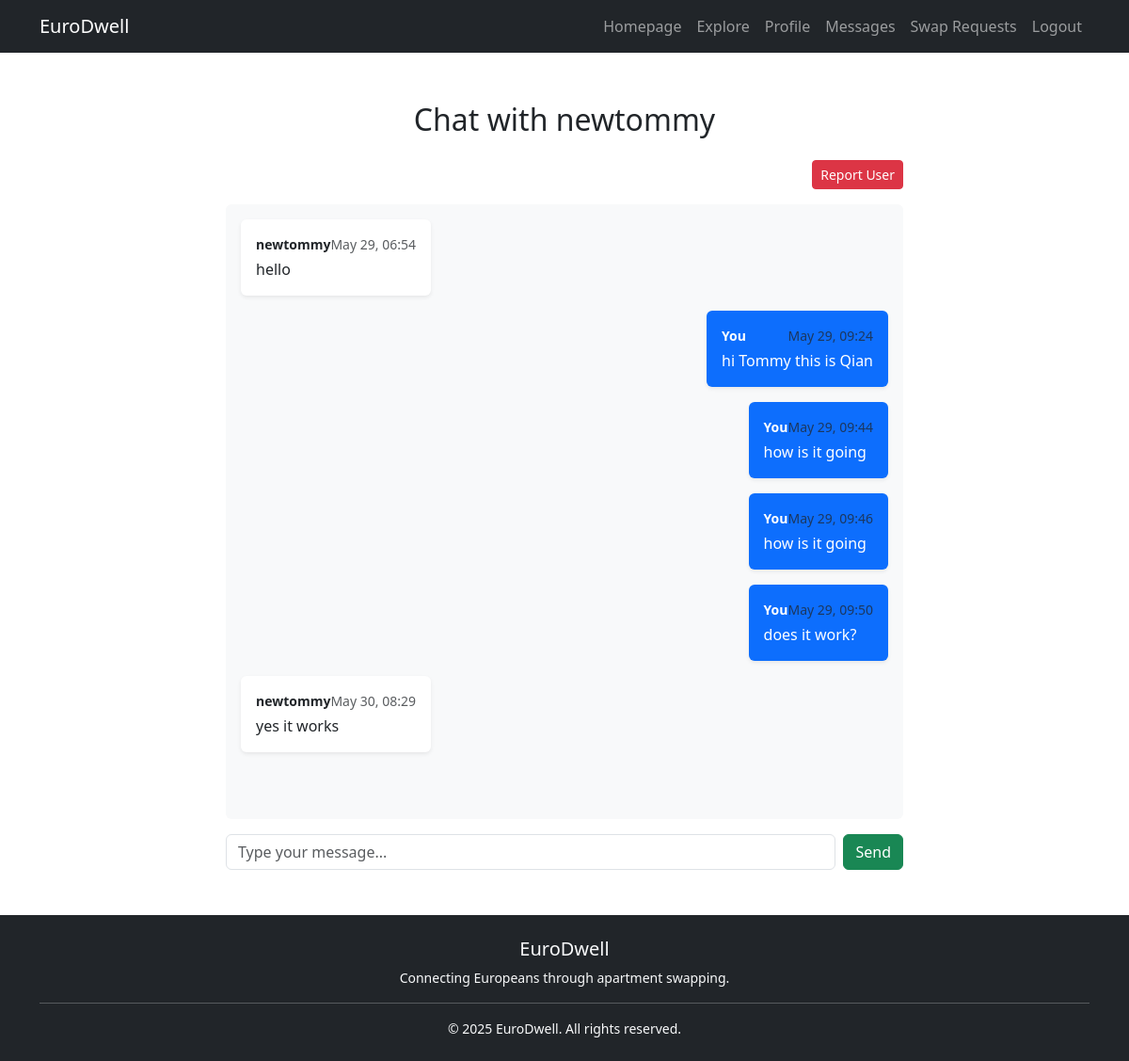
Page /messages/4/ (signed in) on the committed database.
### app/models.py (models this page shows, shortened)
class Message(models.Model):
    sender = models.ForeignKey(User, related_name="sent_messages", on_delete=models.CASCADE)
    receiver = models.ForeignKey(User, related_name="received_messages", on_delete=models.CASCADE)
    content = models.TextField()
    created_at = models.DateTimeField(auto_now_add=True)
    is_read = models.BooleanField(default=False)

### app/views.py (the view)
# urls.py: path('messages/<int:recipient_id>/', views.chat_with_user, name='chat_with_user'),
@login_required
def chat_with_user(request, recipient_id):
    recipient = get_object_or_404(User, id=recipient_id)
    if recipient == request.user:
        messages.error(request, "You cannot send a message to yourself.")
        return redirect("chat_inbox")
    messages_sent = Message.objects.filter(sender=request.user, receiver=recipient)
    messages_received = Message.objects.filter(sender=recipient, receiver=request.user)
    messages_received.filter(is_read=False).update(is_read=True)
    all_messages = sorted(
        chain(messages_sent, messages_received),
        key=lambda m: m.created_at
    )
    if request.method == "POST":
        form = MessageForm(request.POST)
        if form.is_valid():
            msg = form.save(commit=False)
            msg.sender = request.user
            msg.receiver = recipient
            msg.save()
            return redirect('chat_with_user', recipient_id=recipient.id)
    else:
        form = MessageForm()
    return render(request, "chat_with_user.html", {
        "all_messages": all_messages,
        "recipient": recipient,
        "form": form,
    })

### app/forms.py (shortened to what this page needs)
class MessageForm(forms.ModelForm):
    class Meta:
        model = Message
        fields = ['content']
        widgets = {
            'content': forms.TextInput(attrs={
                'class': 'form-control w-100',
                'placeholder': 'Type your message...'
            }),
        }

### app/context_processors.py (called while the page is built)
def unread_message_count(request):
    if request.user.is_authenticated:
        count = Message.objects.filter(receiver=request.user, is_read=False).count()
        return {'unread_message_count': count}
    return {}

def pending_swap_requests_count(request):
    if request.user.is_authenticated:
        count = SwapRequest.objects.filter(
            apartment_requested__user=request.user,
            status='Pending'
        ).count()
        return {'pending_swap_requests_count': count}
    return {}

### app/templates/chat_with_user.html (shortened to what this page needs)
{% extends 'base.html' %}
{% block content %}
<div class="container">
    <div class="row justify-content-center">
        <div class="col-md-8">
            <h2 class="my-4 text-center">Chat with {{ recipient.username }}</h2>
            {% if user.is_authenticated and user.id != recipient.id %}
                <div class="mb-3 text-end">
                    <a href="{% url 'report_user' recipient.id %}" class="btn btn-danger btn-sm">Report User</a>
                </div>
            {% endif %}
            <div class="bg-light rounded p-3 mb-3" style="height: 60vh; overflow-y: scroll;">
                {% for message in all_messages %}
                    <div class="d-flex mb-3 {% if message.sender == request.user %}justify-content-end{% else %}justify-content-start{% endif %}">
                        <div class="p-3 rounded shadow-sm {% if message.sender == request.user %}bg-primary text-white{% else %}bg-white text-dark{% endif %}" style="max-width: 70%;">
                            <div class="mb-1 small">
                                <strong>{% if message.sender == request.user %}You{% else %}{{ message.sender.username }}{% endif %}</strong>
                                <span class="text-muted float-end">{{ message.created_at|date:"M d, H:i" }}</span>
                            </div>
                            <div>{{ message.content }}</div>
                        </div>
                    </div>
                {% empty %}
                    <p class="text-muted text-center">No messages yet.</p>
                {% endfor %}
            </div>
            <form method="post">
                <div class="d-flex">
                    {{ form.content }}
                    <button type="submit" class="btn btn-success ms-2">Send</button>
                </div>
            </form>
        </div>
    </div>
</div>
{% endblock %}

### app/static/app/homepage.css (style rules this page uses)
form input, form textarea, form select { width: 100%; padding: 0.6rem; border: 1px solid #ccc; border-radius: 5px; }

### rows in the picture
Message: sender.username "newtommy", created_at "May 29, 06:54", content "hello"
Message: shows "You", created_at "May 29, 09:24", content "hi Tommy this is Qian"
Message: shows "You", created_at "May 29, 09:44", content "how is it going"
Message: shows "You", created_at "May 29, 09:46", content "how is it going"
Message: shows "You", created_at "May 29, 09:50", content "does it work?"
Message: sender.username "newtommy", created_at "May 30, 08:29", content "yes it works"

### other values in the picture
{{ recipient.username }} "newtommy"
